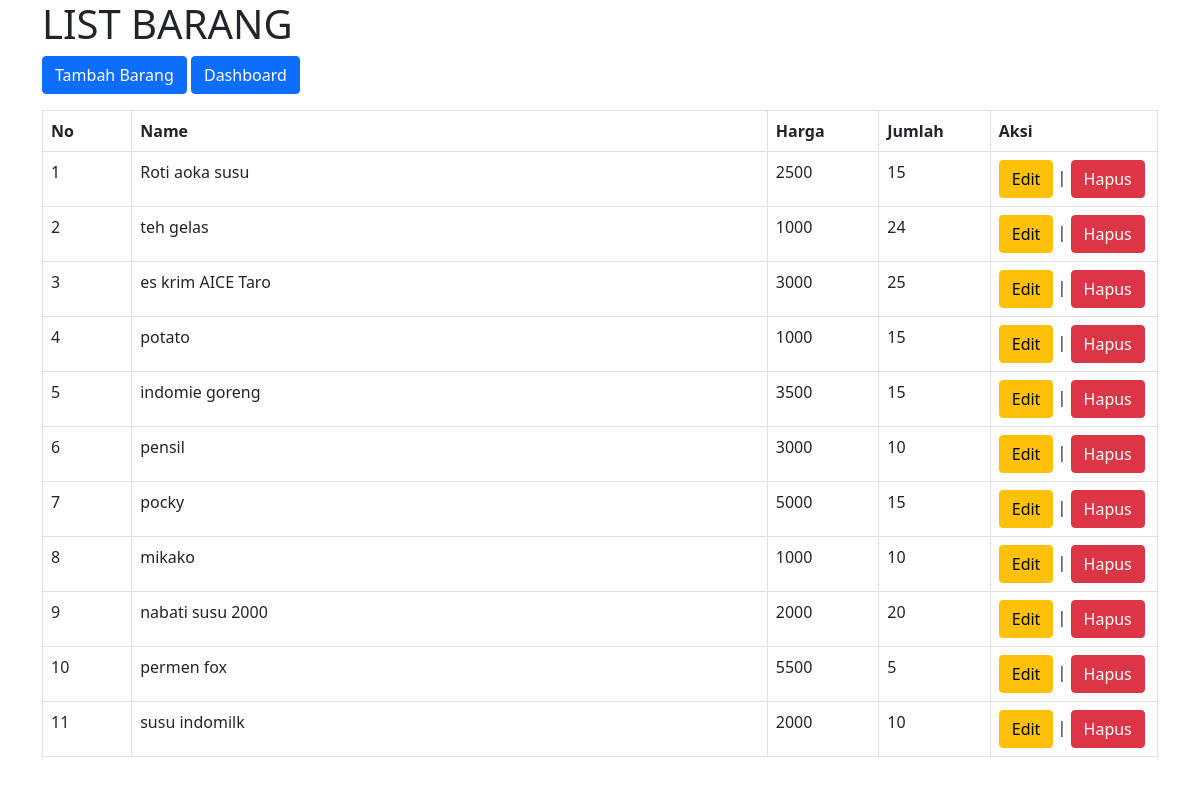
Screenshot of /goods_list.php with the database file from the repository.
### tables this page shows
CREATE TABLE `goods` (
  `id` int NOT NULL,
  `name` varchar(100) NOT NULL,
  `price` int NOT NULL,
  `amount` int NOT NULL
);

### goods_list.php (the view, shortened to what this page needs)
<?php
include("connection.php");
try{
  $query=$db->query("SELECT * FROM goods");
}catch(Exception $e){
  echo"gagal :" . $e->getMessage();
}
$data = $query->fetchAll();
?>
<!DOCTYPE html>
<html lang="en">
<head>
  <link href="https://cdn.jsdelivr.net/npm/bootstrap@5.0.2/dist/css/bootstrap.min.css" rel="stylesheet">
</head>
<body>
  <div class="container" >
    <h1>LIST BARANG</h1>
      <a href="goods_add.php" class="btn btn-primary">Tambah Barang</a>
      <a href="dashboard.php" class="btn btn-primary">Dashboard</a>
    <table border="1" class="table table-bordered mt-3">
      <thead>
        <tr>
          <th>No</th>
          <th>Name</th>
          <th>Harga</th>
          <th>Jumlah</th>
          <th>Aksi</th>
        </tr>
      </thead>
      <?php foreach($data as $index => $barang) : ?>
      <tbody>
        <tr>
          <td><?= $index +1;?></td>
          <td width ="57%"><?= $barang['name'];?></td>
          <td width = "10%"><?= $barang['price'];?></td>
          <td width = "10%"><?= $barang['amount'];?></td>
          <td width = "15%">
            <a href="goods_edit.php?id=<?=$barang['id'];?>" class="btn btn-warning">Edit</a> |
            <a href="goods_delete.php?id=<?=$barang['id'];?>" class="btn btn-danger" onclick="return confirm('Anda Yakin Ingin Menghapus Data')">Hapus</a>
          </td>
        </tr>
      </tbody>
      <?php endforeach; ?>
    </table>
  </div>
</body>
</html>

### rows the page displays
goods: name "Roti aoka susu", price "2500", amount "15"
goods: name "teh gelas", price "1000", amount "24"
goods: name "es krim AICE Taro", price "3000", amount "25"
goods: name "potato", price "1000", amount "15"
goods: name "indomie goreng", price "3500", amount "15"
goods: name "pensil", price "3000", amount "10"
goods: name "pocky", price "5000", amount "15"
goods: name "mikako", price "1000", amount "10"
goods: name "nabati susu 2000", price "2000", amount "20"
goods: name "permen fox", price "5500", amount "5"
goods: name "susu indomilk", price "2000", amount "10"
